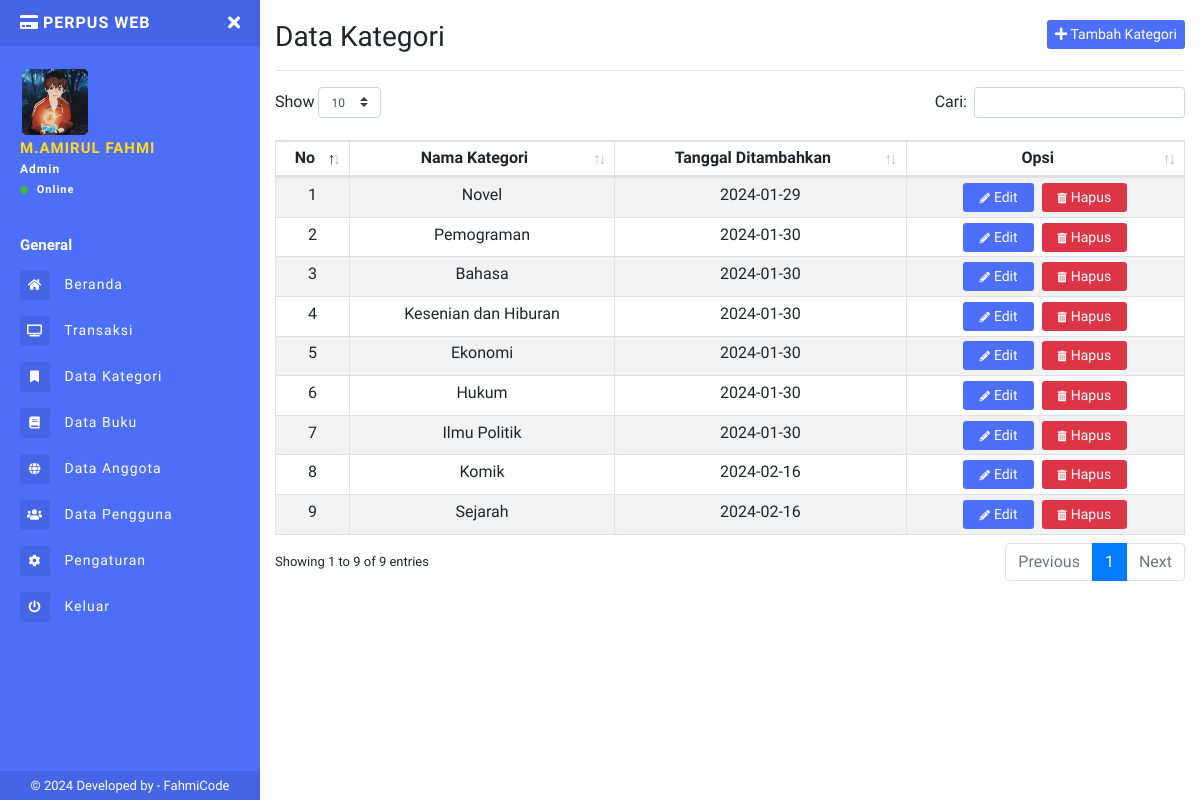
Screenshot of /admin/kategori.php (signed in) with the database file from the repository.
### tables this page shows
CREATE TABLE `tb_kategori` (
  `id_kategori` int(11) NOT NULL,
  `nama_kategori` varchar(50) NOT NULL,
  `created_at` date DEFAULT NULL
);

### admin/kategori.php (the view, shortened to what this page needs)
<?php
include 'sidebar.php';
?>
<h1 class="h3 mb-0">
  Data Kategori
  <button class="btn btn-primary btn-sm border-0 float-right" type="button" data-toggle="modal" data-target="#Tambah"><i class="fa fa-plus"></i> Tambah Kategori</button>
</h1>
<hr>
<table class="table table-striped table-sm table-bordered dt-responsive nowrap text-center" id="table" width="100%">
  <thead>
    <tr>
      <th>No</th>
      <th>Nama Kategori</th>
      <th>Tanggal Ditambahkan</th>
      <th>Opsi</th>
    </tr>
  </thead>
  <tbody>
    <?php $no = 1;
    $kategori = mysqli_query($conn, "SELECT * FROM tb_kategori");
    while ($k = mysqli_fetch_array($kategori)) {
    ?>
      <tr>
        <td><?= $no++; ?></td>
        <td><?= $k['nama_kategori']; ?></td>
        <td><?= $k['created_at'];; ?></td>
        <td>
          <button type="button" class="btn btn-primary btn-sm px-3 mr-1" data-toggle="modal" data-target="#Edit<?= $k['id_kategori'] ?>">
            <i class="fas fa-pencil-alt fa-xs mr-1"></i>Edit
          </button>
          <a class="btn btn-danger btn-sm px-3 delete-data" href="hapus-kategori.php?id_kat=<?= $k['id_kategori'] ?>">
            <i class="fas fa-trash-alt fa-xs mr-1"></i>Hapus</a>
        </td>
      </tr>
    <?php } ?>
  </tbody>
</table>
<?php include "footer.php" ?>

### admin/sidebar.php (shortened to what this page needs)
<?php
include '../connection/koneksi.php';
$query = "SELECT * FROM tb_admin WHERE id = '" .  $_COOKIE['id_admin'] . "'";
$run = mysqli_query($conn, $query);
$d = mysqli_fetch_array($run);
?>
<!DOCTYPE html>
<html>
<head>
  <link rel="stylesheet" href="https://maxcdn.bootstrapcdn.com/bootstrap/4.0.0/css/bootstrap.min.css">
  <link href="../assets/css/style.css" rel="stylesheet">
  <link href="https://use.fontawesome.com/releases/v5.0.6/css/all.css" rel="stylesheet">
  <link href="../assets/vendor/datatables/dataTables.bootstrap4.min.css" rel="stylesheet">
  <link href="../assets/vendor/datatables/responsive.bootstrap4.min.css" rel="stylesheet">
</head>
<body>
  <div class="page-wrapper chiller-theme toggled">
    <nav id="sidebar" class="sidebar-wrapper">
      <div class="sidebar-content">
        <div class="sidebar-brand">
          <a href="./"><i class="fa fa-credit-card mr-1"></i>PerPus Web</a>
          <div id="close-sidebar">
            <i class="fas fa-times"></i>
          </div>
        </div>
        <div class="sidebar-header">
          <div class="user-pic" style="height:70px;width:70px;">
            <img class="img-responsive img-rounded" src="../uploads/profil/<?= $d['foto']; ?>" alt="User picture">
          </div>
          <div class="user-info">
            <span class="user-name"><?= $d['nama']; ?>
            </span>
            <span class="user-role"><?= $d['level'] ?></span>
            <span class="user-status">
              <i class="fa fa-circle"></i>
              <span>Online</span>
            </span>
          </div>
        </div>
        <div class="sidebar-menu">
          <ul>
            <li class="header-menu">
              <span>General</span>
            </li>
            <li>
              <a href="index.php">
                <i class="fas fa-home"></i>
                <span>Beranda</span>
              </a>
            </li>
            <li>
              <a href="transaksi.php">
                <i class="fa fa-tv"></i>
                <span>Transaksi</span>
              </a>
            </li>
            <li>
              <a href="kategori.php">
                <i class="fa fa-fw fa-bookmark"></i>
                <span>Data Kategori</span>
              </a>
            </li>
            <li>
              <a href="data-buku.php">
                <i class="fa fa-book"></i>
                <span>Data Buku</span>
              </a>
            </li>
            <li>
              <a href="data-anggota.php">
                <i class="fas fa-globe"></i>
                <span>Data Anggota</span>
              </a>
            </li>
            <?php
            if ($d['level'] == "Admin") { ?>
              <li>
                <a href="data-admin.php">
                  <i class="fas fa-users"></i>
                  <span>Data Pengguna</span>
                </a>
              </li>
            <?php  }  ?>
            <li>
              <a href="pengaturan.php">
                <i class="fa fa-cog"></i>
                <span>Pengaturan</span>
              </a>
            </li>
            <li>
              <a href="#Exit" data-toggle="modal">
                <i class="fa fa-power-off"></i>
                <span>Keluar</span>
              </a>
            </li>
          </ul>
        </div>
      </div>
      <div class="sidebar-footer">
        © 2024 Developed by - <a target="_blank" rel="noopener noreferrer" href="https://fahmi965.000webhostapp.com/Portofolio.html">
          FahmiCode</a>
      </div>
    </nav>
    <main class="page-content">
      <div class="container-fluid">
        <div class="d-block d-sm-block d-md-none d-lg-none py-2"></div>

### rows the page displays
tb_kategori: nama_kategori "Novel", created_at "2024-01-29"
tb_kategori: nama_kategori "Pemograman", created_at "2024-01-30"
tb_kategori: nama_kategori "Bahasa", created_at "2024-01-30"
tb_kategori: nama_kategori "Kesenian dan Hiburan", created_at "2024-01-30"
tb_kategori: nama_kategori "Ekonomi", created_at "2024-01-30"
tb_kategori: nama_kategori "Hukum", created_at "2024-01-30"
tb_kategori: nama_kategori "Ilmu Politik", created_at "2024-01-30"
tb_kategori: nama_kategori "Komik", created_at "2024-02-16"
tb_kategori: nama_kategori "Sejarah", created_at "2024-02-16"

### other values shown
$d['nama'] "M.AMIRUL FAHMI"
$d['level'] "Admin"
